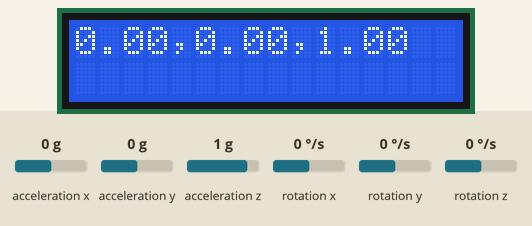
The sketch below on a simulated Arduino Uno, built with avr-gcc and run on an emulated ATmega328P. On the bench: 16×2 character LCD. The inputs (shaded band) are chosen by the test bench; at power-on: acceleration x 0 g, acceleration y 0 g, acceleration z 1 g, rotation x 0 °/s, rotation y 0 °/s, rotation z 0 °/s. What the sketch prints to the serial monitor is not drawn.

Above: at 1.2 s.
1.3 s: acceleration x set to -1.4 g
At 3.1 s:
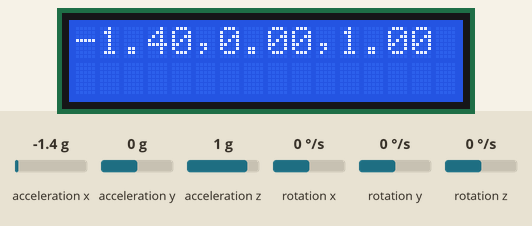
3.5 s: acceleration y set to -1.4 g
At 5.0 s:
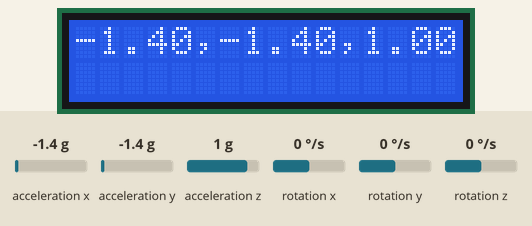
5.5 s: acceleration z set to -1.4 g
At 7.0 s:
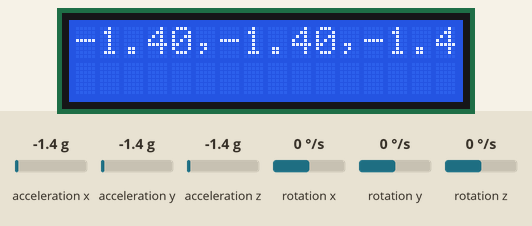
7.6 s: acceleration x set to -0.8 g
At 9.0 s:
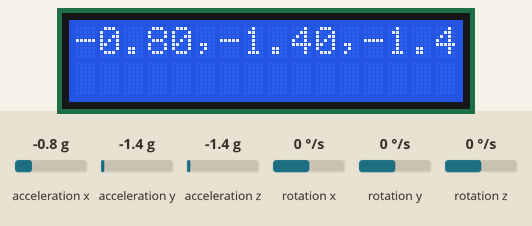
9.6 s: acceleration y set to -0.8 g
At 11.0 s:
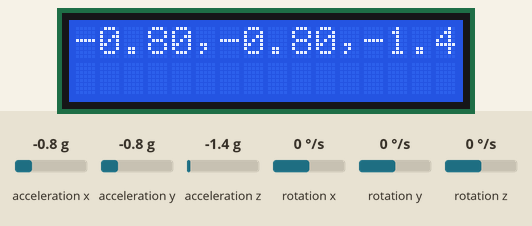
Timing chart, 0 to 12.6 s (numbered marks = the images above; inputs shaded):
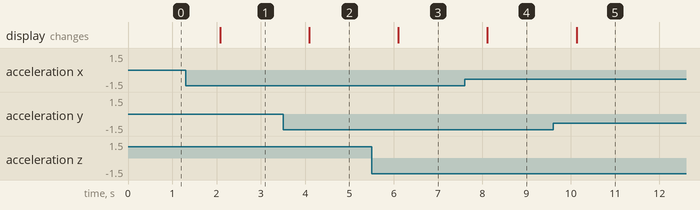

The sketch:

accelero.ino
```cpp
#include <LiquidCrystal.h>


 //Hardware hookup:
 // Arduino --------------- MMA8452Q Breakout
 //  3.3V  ---------------     3.3V
 //   GND   ---------------     GND
 // SDA (A4) --\/330 Ohm\/--    SDA
 // SCL (A5) --\/330 Ohm\/--    SCL

#include <Wire.h>
#include <SparkFun_MMA8452Q.h>
LiquidCrystal lcd (8,9,4,5,6,7);
MMA8452Q accel;
void setup()
{
  Serial.begin(115200);
  accel.init();
  accel.init(SCALE_4G);
  accel.init(SCALE_8G, ODR_6);
  lcd.begin(16, 2);
}
void loop()
{
  if (accel.available())
  {
    accel.read();
    printCalculatedAccels();

    Serial.println();

     delay(1000);
  }
}

void printCalculatedAccels()
{
  Serial.print(accel.cx, 3);
  Serial.print("\t");
  Serial.print(accel.cy, 3);
  Serial.print("\t");
  Serial.print(accel.cz, 3);
  Serial.print("\t");


  lcd.setCursor(0, 0);
  lcd.print(accel.cx, 2);
  lcd.print(",");
  lcd.print(accel.cy, 2);
  lcd.print(",");
  lcd.print(accel.cz, 2);

}
```

Measured:
- after the input at 1.3 s, the display: changes after 0.78 s (image 1)
- after the input at 3.5 s, the display: changes after 0.59 s (image 2)
- after the input at 5.5 s, the display: changes after 0.60 s (image 3)
- after the input at 7.6 s, the display: changes after 0.52 s (image 4)
- after the input at 9.6 s, the display: changes after 0.53 s (image 5)
